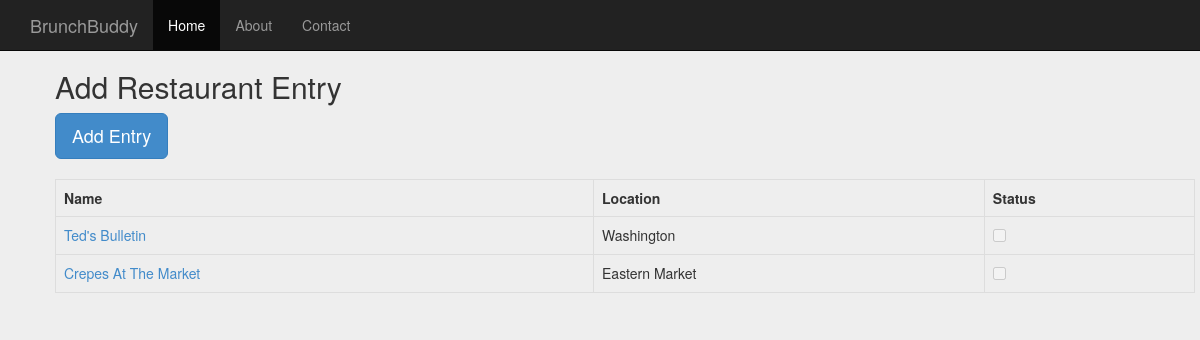
The app's page /brunch_app/, older data.
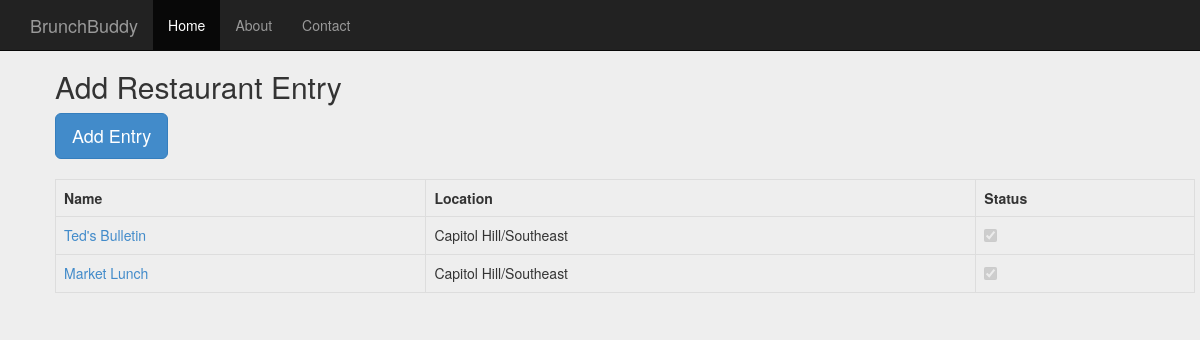
The same page, newer data.
### brunch_app/models.py (models this page shows, shortened)
class Restaurant(models.Model):
    name = models.CharField(max_length=50)
    location = models.CharField(max_length=50)	# defaults to a Neighborhood name, falls back on the City name
    status = models.CharField(max_length=50)	# is it 'to-do' or 'done'?
    phone = models.CharField(max_length=20)
    display_phone = models.CharField(max_length=20)
    categories = models.CharField(max_length=200)
    rating = models.IntegerField(null=True)
    review_count = models.IntegerField(null=True)

### brunch_app/views.py (the view)
def index (request):
    bucket_list = Restaurant.objects.order_by('-name')[:20]
    context = {'bucket_list': bucket_list}
    return render(request, 'brunch_app/index.html', context)

### brunch_app/templates/brunch_app/index.html (shortened to what this page needs)
<!DOCTYPE html>
<html lang="en">
  <head>
    {% load staticfiles %}
    <link type="text/css" href="{%static 'bootstrap\dist\css\bootstrap.css' %}" rel="stylesheet">
    <link type="text/css" href="{%static 'bootstrap\dist\css\Add-entry-template.css' %}" rel="stylesheet">
  </head>
    <body>
        <div class="navbar navbar-inverse navbar-fixed-top" role="navigation">
            <div class="container">
                <div class="navbar-header">
                    <a class="navbar-brand" href="/brunch_app/">BrunchBuddy</a>
                </div>
                <div class="collapse navbar-collapse">
                    <ul class="nav navbar-nav">
                        <li class="active"><a href="/brunch_app/">Home</a></li>
                        <li><a href="#about">About</a></li>
                        <li><a href="#contact">Contact</a></li>
                    </ul>
                </div>
            </div>
        </div>
        <div class="container">
            <h2>Add Restaurant Entry</h2>
            <a href="add.html" class="btn btn-lg btn-primary">Add Entry</a>
        </div>
        <br/>
        <div class="container">
            {% if bucket_list %}
                <table class="table table-bordered" class="form-control" id="Restaruant table">
                    <tr>
                        <th>Name</th>
                        <th>Location</th>
                        <th>Status</th>
                    </tr>
                    {% for restaurant in bucket_list %}
                        <tr>
                            <td><a href="{% url 'detail' restaurant.id %}">{{ restaurant.name }}</a></td>
                            <td>{{ restaurant.location }}</td>
                            <td>
                                {% if restaurant.status %}
                                    <input type="checkbox" name="Restaurant Status" class="form-inline" value="True" checked disabled>
                                {% else %}
                                    <input type="checkbox" name="Restaurant Status" class="form-inline" value="True" disabled>
                                {% endif %}
                            </td>
                        </tr>
                    {% endfor %}
                </table>
            {% else %}
                <p>No restaurants have been added.</p>
            {% endif %}
        </div>
    </body>
</html>

Row changes from the older to the newer data that the page shows:
removed Restaurant: name "Crepes At The Market", location "Eastern Market"
changed Restaurant "Ted's Bulletin": location "Washington" → "Capitol Hill/Southeast"; value "☐" → "☑"
added Restaurant: name "Market Lunch", location "Capitol Hill/Southeast"
